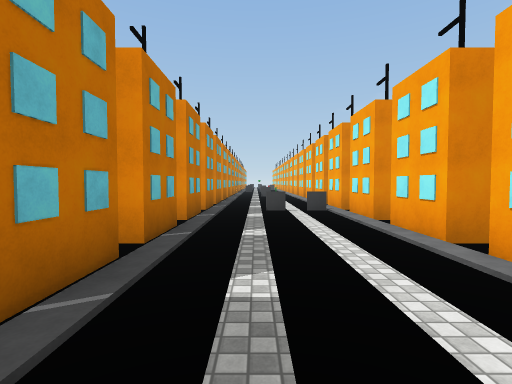
view 1 (above)

16 first-person views from a walk through a 3-D level made in the Unity game engine. The camera is 1.5 m above the floor, tilts 2° down and sees 85° across. The floor is counted in squares, 2 m on a side. Each view is taken from the middle of a square. On the plan, view 1 faces up. The plan holds only what a view shows up to about 10 squares ahead; the rest is blank. The place goes on beyond the plan. Surface patterns are stand-ins for the level's own textures.

view 2
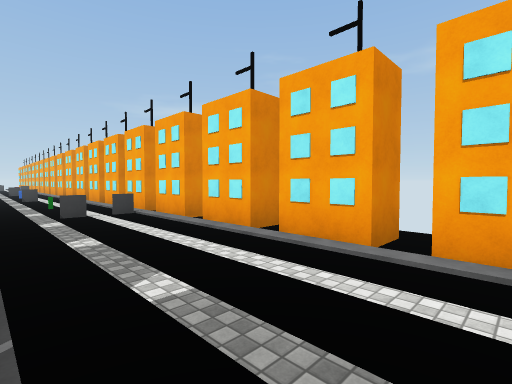

view 3
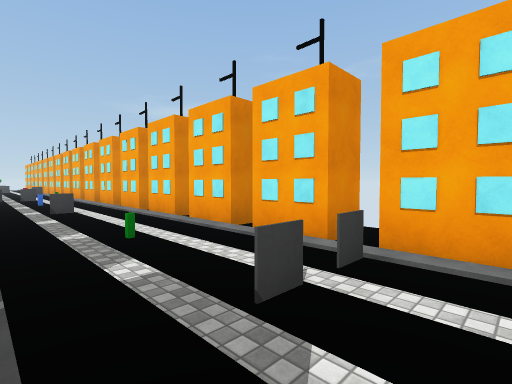

view 4
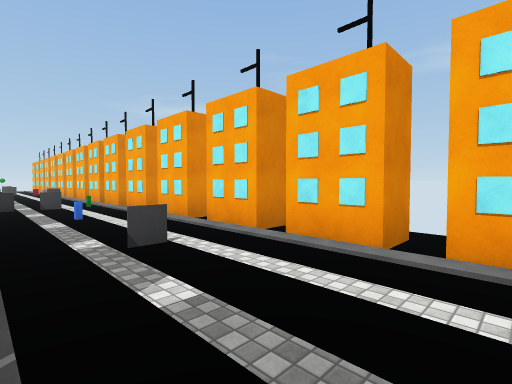

view 5
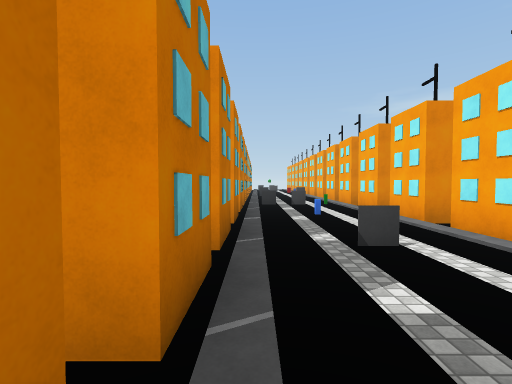

view 6
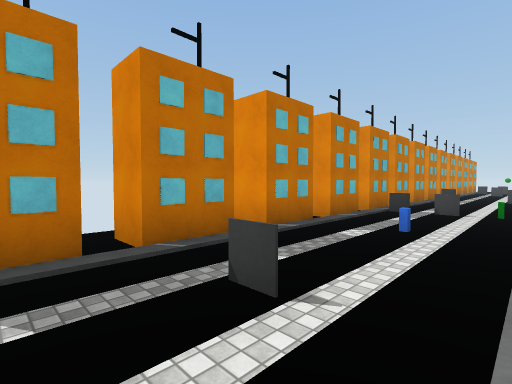

view 7
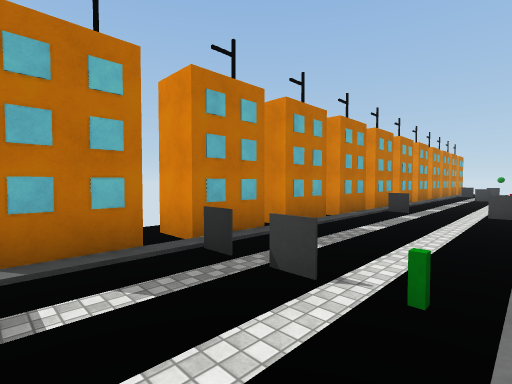

view 8
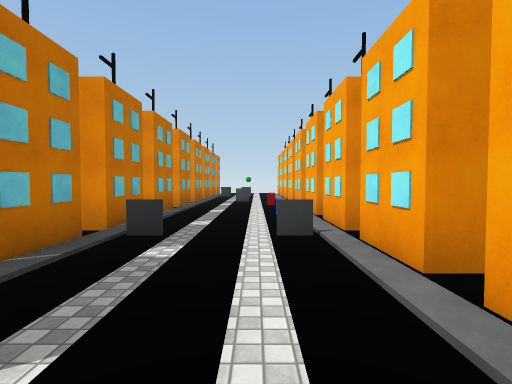

view 9
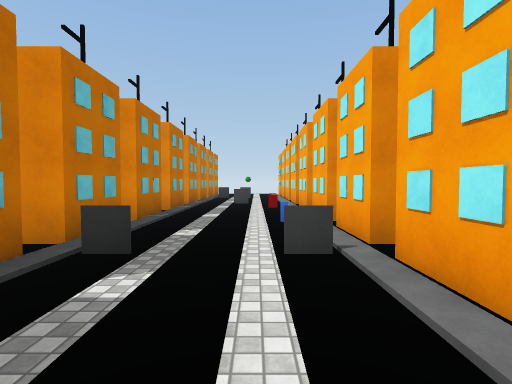

view 10
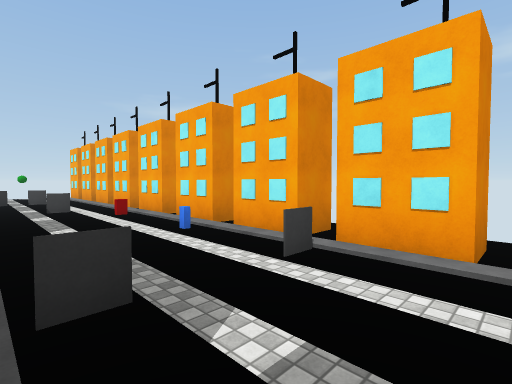

view 11
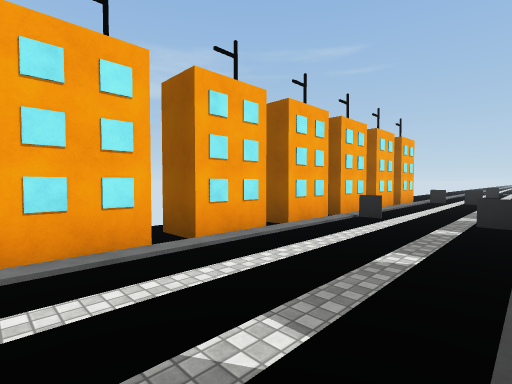

view 12
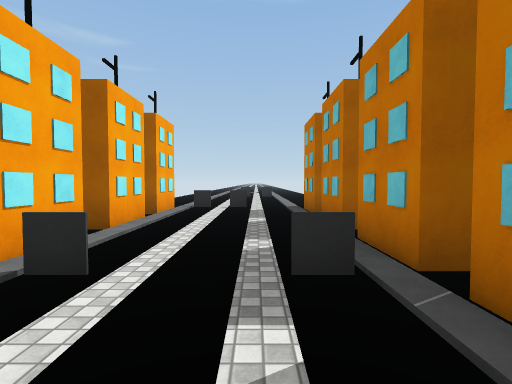

view 13
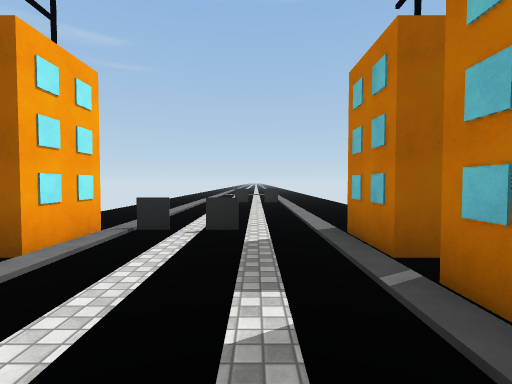

view 14
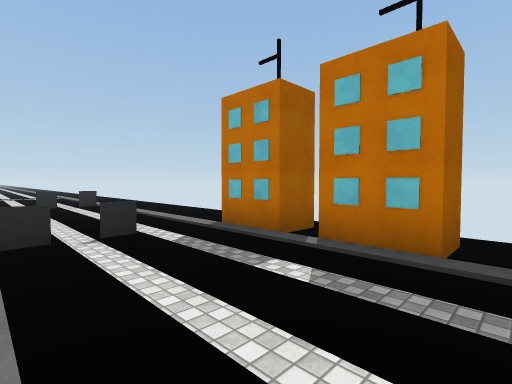

view 15
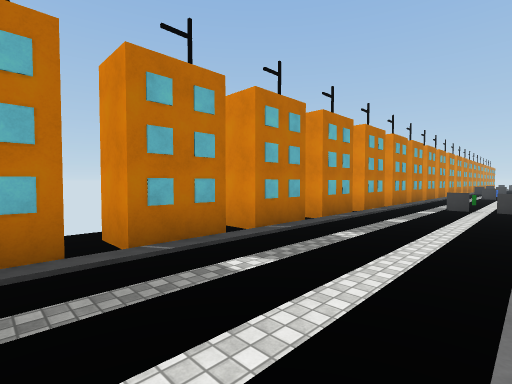

view 16
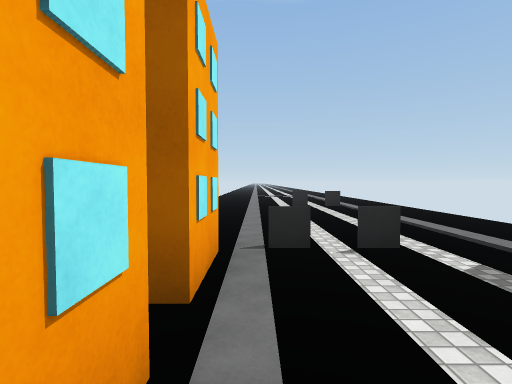

### Floor plan
Key: @ floor where view 1 was taken; # wall or solid block; x gap in a wall; . floor; / step, stairs or slope; = window, fence, low wall or low ledge; B blue block; R red block.
Columns run from 3 left of view 1 to 4 right of it. Each row starts with its distance up from view 1.
 33  #.../#
 32  #...R#
 31  #.../#
 30  #.../#
 29  #...B#
 28  #.../#
 27  #.../#
 26  #.../#
 25   .../.
 24  #.../#
 23   ...
 22  ##../#
 21  .#.=/
 20  ##../#
 19  #.../#
 18  #..B/#
 17  #.../#
 16  x.../x
 15  #.../#
 14  ..#./.
 13  #.../#
 12   .../.
 11  #.../#
 10   .../.
  9  #.../#
  8  x.../x
  7  #.../#
  6  #.../#
  5  #.../#
  4  #.../#
  3  x.../x
  2  #.../#
  1   .../.
  0  #.@./#
 -1  ..../.
 -2  #.../#
 -3   .../
 -4  #.../#
 -5  x.../x
 -6  #.../#
 -7  #.../#
 -8  #.../#
 -9  #.../#
-10  ..../.
-11 ...../.
-12 ...../..
-13 ...../..

Where each view was taken, in squares from view 1:
view 1: 0 up, 0 right, facing up
view 2: 0 up, 1 left, facing up-right
view 3: 6 up, 1 left, facing up-right
view 4: 11 up, 1 left, facing up-right
view 5: 11 up, 1 left, facing up
view 6: 13 up, 2 right, facing up-left
view 7: 19 up, 2 right, facing up-left
view 8: 23 up, 1 right, facing up
view 9: 24 up, 1 right, facing up
view 10: 25 up, 1 left, facing up-right
view 11: 3 up, 1 left, facing down-right
view 12: 1 down, 0 right, facing down
view 13: 5 down, 0 right, facing down
view 14: 5 down, 2 right, facing down-left
view 15: 2 down, 2 right, facing up-left
view 16: 6 down, 2 right, facing down
